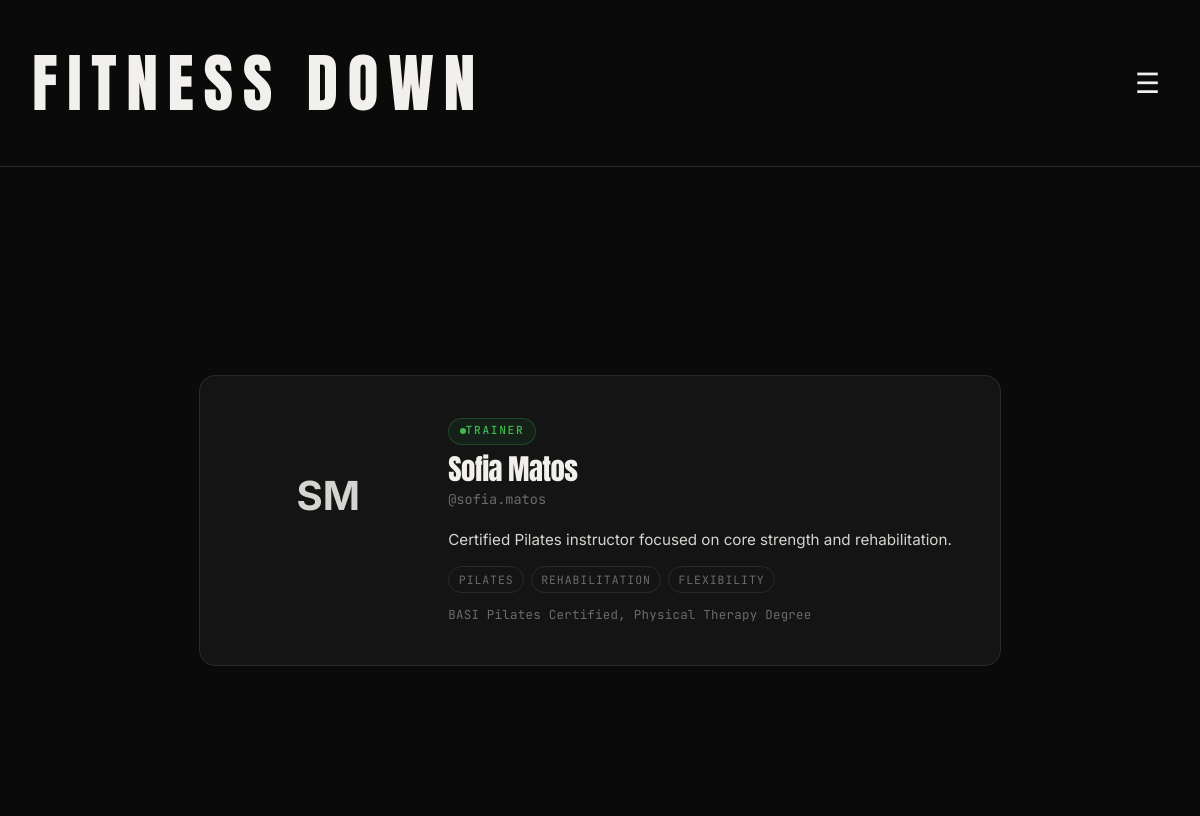
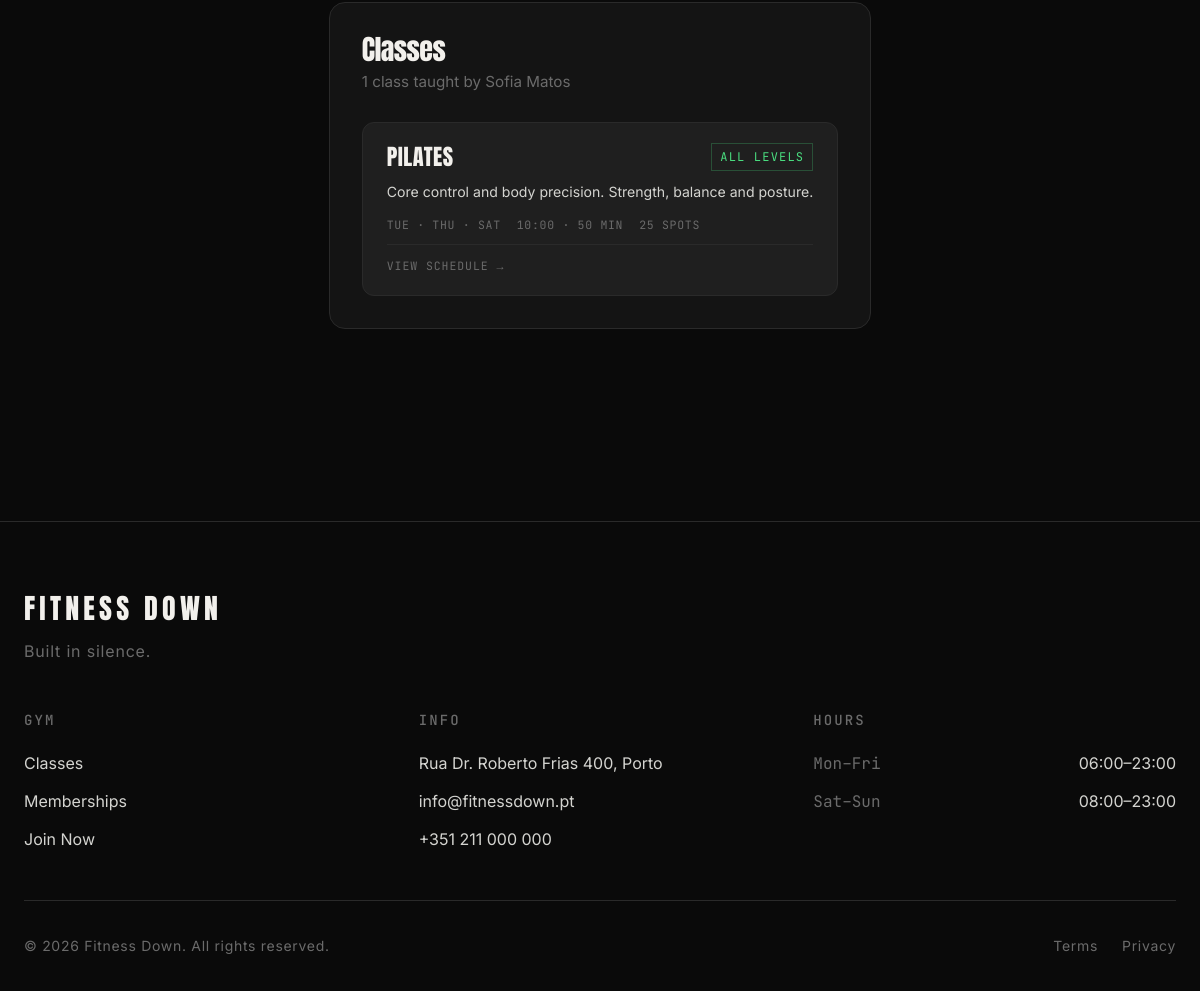
The page /trainer.php?id=3 on the database its author committed (2 pictures, top to bottom).
### tables this page shows
CREATE TABLE users (
    id INTEGER PRIMARY KEY AUTOINCREMENT,
    name TEXT NOT NULL,
    email TEXT NOT NULL UNIQUE,
    username TEXT NOT NULL UNIQUE,
    password_hash TEXT NOT NULL,
    profile_photo TEXT,
    role TEXT NOT NULL CHECK (role IN ('member', 'trainer', 'admin')),
    created_at TEXT NOT NULL DEFAULT CURRENT_TIMESTAMP,
    is_active INTEGER NOT NULL DEFAULT 1
);

CREATE TABLE trainer_profiles(
    user_id INTEGER PRIMARY KEY,
    bio TEXT,
    specializations TEXT,
    certifications TEXT,
    FOREIGN KEY (user_id) REFERENCES users(id) ON DELETE CASCADE
);

CREATE TABLE classes(
    id INTEGER PRIMARY KEY AUTOINCREMENT,
    trainer_id INTEGER NOT NULL,
    name TEXT NOT NULL, --this name will be the type of class
    description TEXT,
    difficulty TEXT NOT NULL CHECK (difficulty IN('beginner', 'intermediate', 'advanced')),
    duration_minutes INTEGER NOT NULL,
    capacity INTEGER NOT NULL,
    photo TEXT,
    is_active INTEGER NOT NULL DEFAULT 1,
    FOREIGN KEY (trainer_id) REFERENCES users(id) ON DELETE RESTRICT
);

CREATE TABLE sessions(
    id INTEGER PRIMARY KEY AUTOINCREMENT,
    class_id INTEGER NOT NULL,
    day_of_week TEXT NOT NULL CHECK (day_of_week IN ('monday','tuesday','wednesday','thursday','friday','saturday','sunday')),
    start_time TEXT NOT NULL,
    duration_minutes INTEGER NOT NULL CHECK (duration_minutes > 0),
    status TEXT NOT NULL DEFAULT 'scheduled' CHECK (status IN ('scheduled', 'completed', 'cancelled')),
    notes TEXT,
    FOREIGN KEY (class_id) REFERENCES classes(id) ON DELETE CASCADE
);

### includes/helper.php (called while the page is built, shortened)
<?php
function e(string $val): string {
    return htmlspecialchars($val, ENT_QUOTES | ENT_SUBSTITUTE, 'UTF-8');
}

### trainer.php (the view, shortened to what this page needs)
<?php
$trainer_id = isset($_GET['id']) ? (int)$_GET['id'] : 0;
$pdo = get_db();
$stmt = $pdo->prepare("
    SELECT id, name, username, profile_photo, role, is_active
    FROM users
    WHERE id = ? AND role = 'trainer' AND is_active = 1
");
$stmt->execute([$trainer_id]);
$trainer = $stmt->fetch();
$stmt = $pdo->prepare("SELECT bio, specializations, certifications FROM trainer_profiles WHERE user_id = ?");
$stmt->execute([$trainer_id]);
$profile = $stmt->fetch() ?: ['bio' => null, 'specializations' => null, 'certifications' => null];
$stmt = $pdo->prepare("
    SELECT c.id, c.name, c.description, c.difficulty, c.duration_minutes, c.capacity
    FROM classes c
    WHERE c.trainer_id = ? AND c.is_active = 1
    ORDER BY c.name
");
$stmt->execute([$trainer_id]);
$classes = $stmt->fetchAll();
$class_ids = array_column($classes, 'id');
$sessions_by_class = [];
if (!empty($class_ids)) {
    $placeholders = implode(',', array_fill(0, count($class_ids), '?'));
    $stmt = $pdo->prepare("
        SELECT s.class_id, s.day_of_week, s.start_time
        FROM sessions s
        WHERE s.class_id IN ($placeholders)
        ORDER BY CASE s.day_of_week
            WHEN 'monday'    THEN 1 WHEN 'tuesday'   THEN 2 WHEN 'wednesday' THEN 3
            WHEN 'thursday'  THEN 4 WHEN 'friday'    THEN 5 WHEN 'saturday'  THEN 6
            WHEN 'sunday'    THEN 7 END, s.start_time
    ");
    $stmt->execute($class_ids);
    foreach ($stmt->fetchAll() as $s) {
        $sessions_by_class[$s['class_id']][] = $s;
    }
}
$day_abbr = [
    'monday' => 'Mon', 'tuesday' => 'Tue', 'wednesday' => 'Wed',
    'thursday' => 'Thu', 'friday' => 'Fri', 'saturday' => 'Sat', 'sunday' => 'Sun',
];
$difficulty_map = [
    'beginner'     => ['class' => 'easy', 'label' => 'All levels'],
    'intermediate' => ['class' => 'mid',  'label' => 'Intermediate'],
    'advanced'     => ['class' => 'hard', 'label' => 'Advanced'],
];
$initials = implode('', array_map(
    fn($p) => strtoupper($p[0] ?? ''),
    array_filter(explode(' ', $trainer['name']))
)) ?: 'T';
include __DIR__ . '/includes/header.php';
?>
<main class="trainer-public">
    <section class="tp-hero">
        <div class="tp-card">
            <div class="profile-avatar">
                <?php if ($trainer['profile_photo']): ?>
                    <img src="<?= e($trainer['profile_photo']) ?>" alt="<?= e($trainer['name']) ?>">
                <?php else: ?>
                    <span><?= e($initials) ?></span>
                <?php endif; ?>
            </div>
            <div class="tp-card__body">
                <span class="profile-role-badge profile-role-badge--trainer">Trainer</span>
                <h1 class="tp-card__name"><?= e($trainer['name']) ?></h1>
                <p class="tp-card__username">@<?= e($trainer['username']) ?></p>
                <?php if (!empty($profile['bio'])): ?>
                    <p class="tp-bio"><?= e($profile['bio']) ?></p>
                <?php endif; ?>
                <?php if (!empty($profile['specializations'])): ?>
                    <div class="tp-tags">
                        <?php foreach (array_map('trim', explode(',', $profile['specializations'])) as $tag): ?>
                            <?php if ($tag): ?>
                                <span class="tp-tag"><?= e($tag) ?></span>
                            <?php endif; ?>
                        <?php endforeach; ?>
                    </div>
                <?php endif; ?>
                <?php if (!empty($profile['certifications'])): ?>
                    <p class="tp-certs"><?= e($profile['certifications']) ?></p>
                <?php endif; ?>
            </div>
        </div>
    </section>
    <section class="tp-classes">
        <header class="tp-classes__header">
            <h2>Classes</h2>
            <p><?= count($classes) ?> class<?= count($classes) !== 1 ? 'es' : '' ?> taught by <?= e($trainer['name']) ?></p>
        </header>
        <?php if (empty($classes)): ?>
            <p class="tp-classes__empty">No active classes at the moment.</p>
        <?php else: ?>
            <div class="tp-class-grid">
                <?php foreach ($classes as $cls):
                    $diff     = $difficulty_map[$cls['difficulty']] ?? ['class' => 'easy', 'label' => $cls['difficulty']];
                    $sessions = $sessions_by_class[$cls['id']] ?? [];
                    $days     = array_unique(array_column($sessions, 'day_of_week'));
                    $day_disp = count($days) === 7
                              ? 'Daily'
                              : implode(' · ', array_map(fn($d) => $day_abbr[$d] ?? $d, $days));
                    $first_time = $sessions[0]['start_time'] ?? null;
                ?>
                <div class="tp-class-card">
                    <div class="tp-class-card__top">
                        <h3 class="tp-class-card__name"><?= e($cls['name']) ?></h3>
                        <span class="crow__difficulty crow__difficulty--<?= $diff['class'] ?>"><?= e($diff['label']) ?></span>
                    </div>
                    <?php if (!empty($cls['description'])): ?>
                        <p class="tp-class-card__desc"><?= e($cls['description']) ?></p>
                    <?php endif; ?>
                    <div class="tp-class-card__meta">
                        <?php if ($day_disp): ?>
                            <span class="tp-class-card__days"><?= e($day_disp) ?></span>
                        <?php endif; ?>
                        <?php if ($first_time): ?>
                            <span class="tp-class-card__time"><?= e($first_time) ?> · <?= (int)$cls['duration_minutes'] ?> min</span>
                        <?php endif; ?>
                        <span class="tp-class-card__cap"><?= (int)$cls['capacity'] ?> spots</span>
                    </div>
                    <a href="/classes.php" class="tp-class-card__link">View schedule →</a>
                </div>
                <?php endforeach; ?>
            </div>
        <?php endif; ?>
    </section>
</main>
<?php include __DIR__ . '/includes/footer.php'; ?>

### css/pages/trainer-public.css (style rules this page uses)
.trainer-public { padding: 4rem 1.5rem 6rem; max-width: 1100px; margin: 0 auto; display: grid; gap: 2.5rem; }
.tp-hero { display: grid; }
.tp-card { background: var(--bg-surface); border: 1px solid var(--border); border-radius: 1rem; padding: 2.5rem 3rem; display: flex; gap: 2.5rem; align-items: flex-start; }
.profile-avatar { width: 160px; height: 160px; border-radius: 50%; overflow: hidden; display: grid; place-content: center; flex-shrink: 0; background: var(--bg-muted); color: var(--text-soft); font-size: 2.5rem; font-weight: 700; text-transform: uppercase; }
.tp-card__body { min-width: 0; flex: 1; }
.profile-role-badge { display: inline-block; font-family: var(--font-mono); font-size: 0.7rem; font-weight: 500; letter-spacing: 0.15em; text-transform: uppercase; padding: 0.2rem 0.65rem; border-radius: 2rem; margin-bottom: 0.6rem; }
.profile-role-badge--trainer { background: rgba(46, 160, 67, 0.1); border: 1px solid rgba(46, 160, 67, 0.3); color: #3fb950; }
.tp-card__name { margin: 0; font-size: clamp(1.75rem, 2.4vw, 2.75rem); }
.tp-card__username { margin: 0.3rem 0 0; color: var(--text-muted); font-family: var(--font-mono); font-size: 0.85rem; }
.tp-bio { margin: 1rem 0 0; color: var(--text-soft); font-size: 0.95rem; line-height: 1.65; max-width: 60ch; }
.tp-tags { display: flex; flex-wrap: wrap; gap: 0.4rem; margin-top: 0.9rem; }
.tp-tag { font-family: var(--font-mono); font-size: 0.72rem; text-transform: uppercase; letter-spacing: 0.08em; padding: 0.2rem 0.6rem; border: 1px solid var(--border); border-radius: 2rem; color: var(--text-muted); }
.tp-certs { margin: 0.75rem 0 0; font-family: var(--font-mono); font-size: 0.78rem; color: var(--text-muted); letter-spacing: 0.02em; }
.tp-classes { background: var(--bg-surface); border: 1px solid var(--border); border-radius: 1rem; padding: 2rem; }
.tp-classes__header { margin-bottom: 1.75rem; }
.tp-classes__header h2 { margin: 0 0 0.35rem; font-size: 1.75rem; }
.tp-classes__header p { margin: 0; color: var(--text-muted); font-size: 0.95rem; }
.tp-class-grid { display: grid; grid-template-columns: repeat(auto-fill, minmax(280px, 1fr)); gap: 1rem; }
.tp-class-card { background: var(--bg-elevated); border: 1px solid var(--border); border-radius: 0.75rem; padding: 1.25rem 1.5rem; display: flex; flex-direction: column; gap: 0.6rem; transition: border-color 150ms; }
.tp-class-card__top { display: flex; align-items: center; justify-content: space-between; gap: 0.75rem; }
.tp-class-card__name { margin: 0; font-family: var(--font-display); font-size: 1.4rem; text-transform: uppercase; letter-spacing: 0.02em; line-height: 1; }
.tp-class-card__desc { margin: 0; font-size: 0.88rem; color: var(--text-soft); line-height: 1.55; }
.tp-class-card__meta { display: flex; flex-wrap: wrap; gap: 0.4rem 1rem; margin-top: 0.25rem; }
.tp-class-card__days, .tp-class-card__time, .tp-class-card__cap, .tp-class-card__rating { font-family: var(--font-mono); font-size: 0.72rem; text-transform: uppercase; letter-spacing: 0.06em; color: var(--text-muted); }
.tp-class-card__link { margin-top: auto; padding-top: 0.75rem; font-family: var(--font-mono); font-size: 0.72rem; text-transform: uppercase; letter-spacing: 0.08em; color: var(--text-muted); text-decoration: none; border-top: 1px solid var(--border); transition: color 150ms; }
.crow__difficulty { font-family: var(--font-mono); font-size: 0.75rem; text-transform: uppercase; letter-spacing: 0.1em; padding: 0.2rem 0.5rem; display: inline-block; white-space: nowrap; flex-shrink: 0; }
.crow__difficulty--easy { color: #4ade80; border: 1px solid #4ade8040; }
@media (min-width: 840px) { .trainer-public { padding-top: 6rem; } }

### css/base/tokens.css (style rules this page uses)
:root { --bg: #0a0a0a; --bg-surface: #141414; --bg-elevated: #1f1f1f; --text: #f2f0ec; --text-soft: #d4d4d0; --text-muted: #6b6b6b; --accent: #8b0000; --accent-hover: #a30f0f; --border: #2a2a2a; --border-strong: #6b6b6b; --font-display: "Anton", sans-serif; --font-body: "Inter", sans-serif; --font-mono: "JetBrains Mono", monospace; --text-sm: 0.875rem; --text-base: 1rem; --content-max: 1400px; }

### css/pages/home.css (style rules this page uses)
main>section { padding: 5rem 1.5rem; max-width: var(--content-max); margin: 0 auto; }
@media (min-width: 48rem) { main>section { padding: 7rem 2rem; } }

### css/pages/classes.css (style rules this page uses)
.crow__difficulty { font-family: var(--font-mono); font-size: 0.875rem; text-transform: uppercase; letter-spacing: 0.1em; padding: 0.2rem 0.5rem; display: inline-block; }
.crow__difficulty--easy { color: #4ade80; border: 1px solid #4ade8040; }

### rows shown on the page
users: name "SM", name "Sofia Matos", username "sofia.matos"
trainer_profiles: bio "Certified Pilates instructor focused on core strength and rehabilitation.", specializations "PILATES", specializations "REHABILITATION", specializations "FLEXIBILITY", certifications "BASI Pilates Certified, Physical Therapy Degree"
classes: name "PILATES", difficulty "ALL LEVELS", description "Core control and body precision. Strength, balance and posture.", id "TUE · THU · SAT", id.start_time "10:00", duration_minutes "50", capacity "25"

### other values the page prints
count($classes) "1"
